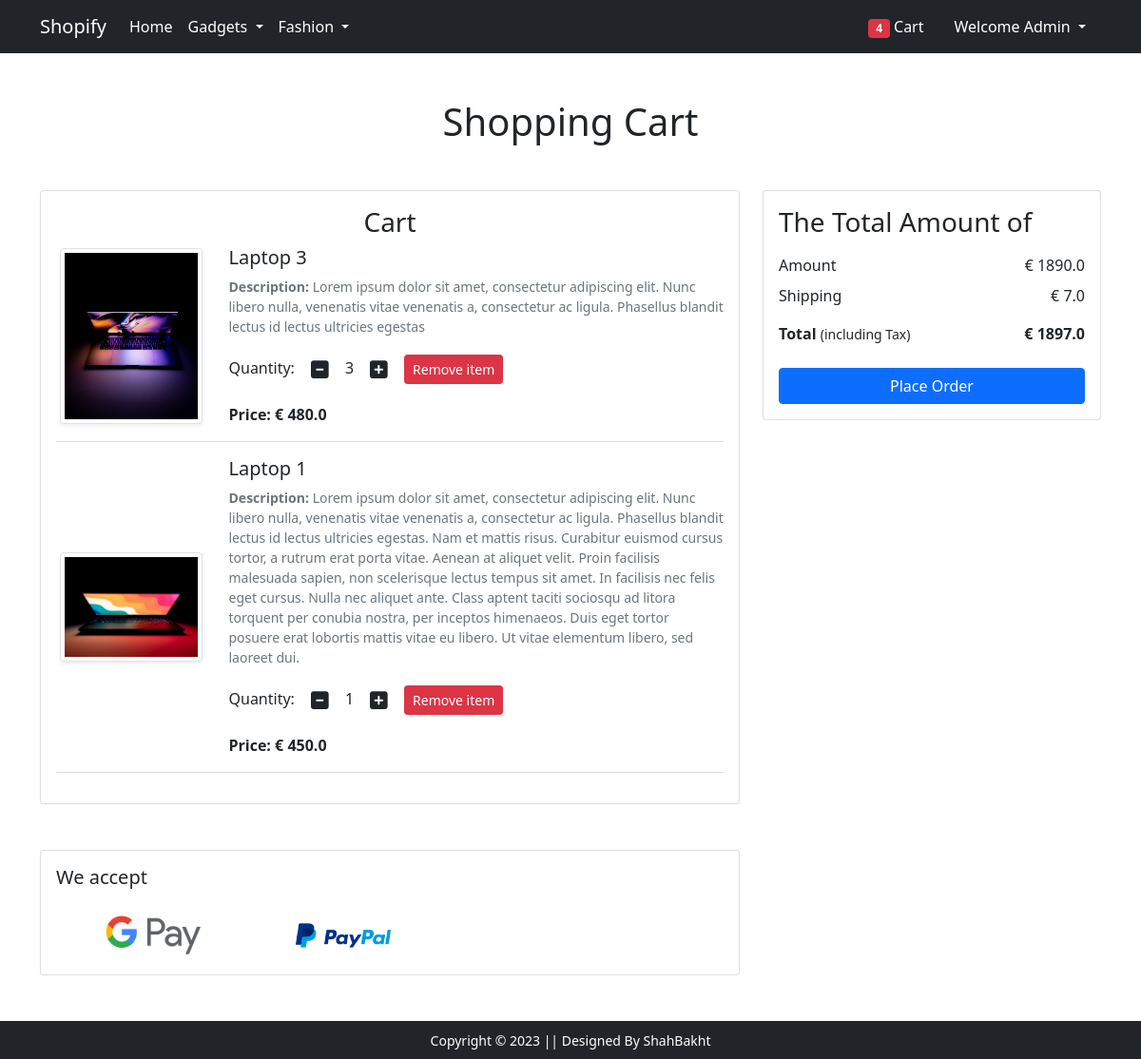
The app's page /shopping-cart (signed in), older data.
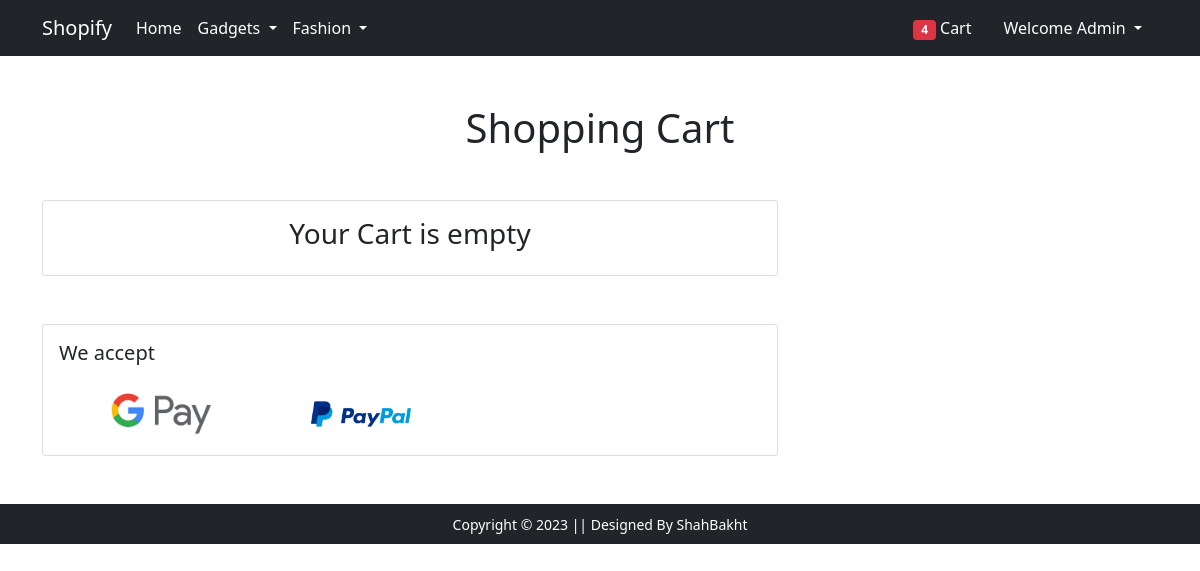
The same page, newer data.
### main/models.py (models this page shows, shortened)
class ShoppingCart(models.Model):
  product = models.ForeignKey(Product, on_delete=models.CASCADE, related_name='cart_products')
  user = models.ForeignKey(User, on_delete=models.CASCADE, related_name='cart_items')
  quantity = models.IntegerField(default=1)
  class Meta:
    unique_together = ('product', 'user')

class Product(models.Model):
  title = models.CharField(max_length=100)
  description = models.TextField()
  selling_price = models.FloatField()
  discounted_price = models.FloatField()
  brand = models.CharField(max_length=100)
  category = models.CharField(choices=CATEGORIES, max_length=50)
  product_image = models.ImageField(upload_to='products_images')

### main/views.py (the view)
# urls.py: path('shopping-cart', views.shopping_cart, name="shopping_cart"),
@login_required(login_url='login')
def shopping_cart(request):
  cart_items = request.user.cart_items.all()
  amount_without_shipping, amount_with_shipping, shipping = calulate_cart_amount(cart_items)
  context = {
    'cart_items': cart_items,
    'amount_without_shipping': amount_without_shipping,
    'amount_with_shipping': amount_with_shipping,
    'shipping': shipping
  }
  template_name = 'main/shopping_cart.html'
  return render(request, template_name, context)

### main/views.py (called while the page is built)
def calulate_cart_amount(cart_items):
  amount_without_shipping = 0
  for item in cart_items:
    amount_without_shipping += (item.product.discounted_price * item.quantity)
  shipping = 7.0
  amount_with_shipping = amount_without_shipping + shipping
  return float(amount_without_shipping), float(amount_with_shipping), float(shipping)

### main/templates/main/shopping_cart.html (shortened to what this page needs)
{% extends 'main/base.html' %}
{% load static %}
{% block main-content %}
<div class="container my-5">
 <div class="row">
  <h1 class="text-center mb-5">Shopping Cart</h1>
  <div class="col-sm-8">
  <div class="card">
   <div class="card-body">
     {% if cart_items %}
      <h3 class="text-center">Cart</h3>
      {% for item in cart_items %}
      <div class="row my-2">
      <div class="col-sm-3 text-center align-self-center"> <img src="{{ item.product.product_image.url }}" alt="" srcset="" class="img-fluid img-thumbnail shadow-sm" height="150" width="150"></div>
      <div class="col-sm-9">
        <div>
        <h5>{{ item.product.title }}</h5>
        <p class="mb-2 text-muted small"><strong>Description:</strong> {{ item.product.description }}</p>
        <div class="my-3" id="action-buttons">
          <label for="quantity">Quantity:</label>
          <a class="minus-cart btn"><i class="fas fa-minus-square fa-lg"></i></a>
            <span id="quantity">{{item.quantity}}</span>
          <a class="plus-cart btn"><i class="fas fa-plus-square fa-lg"></i></a>
          <a class="remove-cart-item btn btn-sm btn-danger mr-3">Remove item </a>
        </div>
        <div class="d-flex justify-content-between">
          <p class="mb-0"><span><strong>Price: € {{ item.product.discounted_price }}</strong></span></p>
        </div>
        </div>
      </div>
      </div>
      <hr class="text-muted">
      {% endfor %}
    {% else %}
      <h3 class="text-center">Your Cart is empty</h3>
    {% endif %}
   </div>
   </div>
  </div>
  {% if cart_items %}
    <div class="col-sm-4">
    <div class="card">
      <div class="card-body">
        <h3>The Total Amount of</h3>
        <ul class="list-group">
        <li class="list-group-item d-flex justify-content-between align-items-center border-0 px-0 pb-0">Amount<span id="amount_without_shipping">€ {{ amount_without_shipping }}</span></li>
        <li class="list-group-item d-flex justify-content-between align-items-center border-0 px-0">Shipping<span id="shipping">€ {{ shipping }}</span></li>
        <li class="list-group-item d-flex justify-content-between align-items-center border-0 px-0 mb-3">
          <div>
            <strong>Total</strong> <small>(including Tax)</small>
          </div>
          <span><strong id="amount_with_shipping">€ {{ amount_with_shipping }}</strong></span>
        </li>
        </ul>
        <div class="d-grid"><a href="{% url 'checkout' %}" class="btn btn-primary">Place Order</a></div>
      </div>
    </div>
    </div>
  {% endif %}
 </div>
</div>
<div class="container">
 <div class="row">
  <div class="col-sm-8">
   <div class="card">
    <div class="card-body">
      <h5 class="mb-4">We accept</h5>
      <img src="{% static 'main/images/payment_methods/google_pay.png' %}" alt="" class="mx-5" width="100px"">
      <img src="{% static 'main/images/payment_methods/paypal.png' %}" alt="" class="mx-5" width="100px"">
    </div>
  </div>
  </div>
 </div>
</div>
{% endblock main-content %}

Row changes from the older to the newer data that the page shows:
removed ShoppingCart: product.product_image (picture), product "Laptop 3", product.description "Lorem ipsum dolor sit amet, consectetur adipiscing elit. Nunc libero nulla, venenatis vitae venenatis a, consectetur ac ligula. Phasellus blandit lectus id lectus ultricies egestas", quantity "3", product.discounted_price "480.0"
removed ShoppingCart: product.product_image (picture), product "Laptop 1", product.description "Lorem ipsum dolor sit amet, consectetur adipiscing elit. Nunc libero nulla, venenatis vitae venenatis a, consectetur ac ligula. Phasellus blandit lectus id lectus ultricies egestas. Nam et mattis risus. Curabitur euismod cursus tortor, a rutrum erat porta vitae. Aenean at aliquet velit. Proin facilisis malesuada sapien, non scelerisque lectus tempus sit amet. In facilisis nec felis eget cursus. Nulla nec aliquet ante. Class aptent taciti sociosqu ad litora torquent per conubia nostra, per inceptos himenaeos. Duis eget tortor posuere erat lobortis mattis vitae eu libero. Ut vitae elementum libero, sed laoreet dui.", quantity "1", product.discounted_price "450.0"
Text that changed along with them:
{{ amount_without_shipping }}: "1890.0" → (not shown)
{{ shipping }}: "7.0" → (not shown)
{{ amount_with_shipping }}: "1897.0" → (not shown)
text no longer shown: "Cart The Total Amount of Amount € Shipping € Total (including Tax) € Place Order"
text now shown: "Your Cart is empty"
